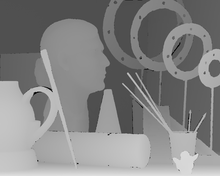
%> input picture data/Art/disp1.png, 220 x 176 px, shrunk from 1390 x 1110 before the run; its folder holds 3 pictures in this run
$ octave run_all_matlab_verifications.m   (GNU Octave 9; MATLAB toolbox functions it lacks are replaced by stand-ins)
%> lines starting %> are read from the running program, lines starting %| are printed output that depends on the picture
### matlab/preprocessing_and_block_matching/rank_transform/rankTransform.m
function output = rankTransform(img, rankSize)
% RANKTRANSFORM Compute the non-parametric Rank Transform of an image.
%   output = rankTransform(img, rankSize) computes the number of pixels
%   in each (rankSize x rankSize) neighborhood whose intensity is strictly
%   less than the center pixel intensity.

if size(img, 3) == 3
    img_gray = rgb2gray(img);
else
    img_gray = img;
end
[y, x] = size(img_gray);

borders = floor(rankSize / 2); % limit to exclude image borders when filtering
center  = borders + 1;
img_out = zeros(y - 2*borders, x - 2*borders);

for iy = 1 + borders : y - borders
    for ix = 1 + borders : x - borders
        f = img_gray(iy - borders : iy + borders, ix - borders : ix + borders);
        iix = ix - borders;
        iiy = iy - borders;
        img_out(iiy, iix) = sum(sum(f < f(center, center))); % Rank transform
    end
end

output = img_out;
end

### matlab/preprocessing_and_block_matching/complete_rank_transform/CRT_v1.m

function output =CRT(img,rankSize,RGB)
%img = imread(input);
if(RGB)
    img_gray = rgb2gray(img);
else
    img_gray = img;
end
[y,x]=size(img_gray);
%img_out = zeros(y,x,9);

borders = floor(rankSize/2); % limit to exclude image borders when filtering
for(iy = 1+borders : y-borders)

    for(ix = 1+borders : x-borders)
        f=img_gray(iy-borders:iy+borders,ix-borders:ix+borders);

        iix=ix-borders;
        iiy=iy-borders;
        tmp = SortAndIndex(f);
        tmp = reshape(tmp',1,[]);
		img_out(iiy,iix,:)=tmp; % Complete Rank transform,
    end

end
output = img_out - 1; % order starts from zero.
%output = img_out ./ max(max(img_out)) ;
%imshow(normalised_image);

end

### matlab/preprocessing_and_block_matching/census_transform/census.m

function output =census(img,census_size)

img_gray = rgb2gray(img);
[y,x]=size(img_gray);

borders = floor(census_size/2); % limit to exclude image borders when filtering
center= floor(census_size/2) + 1;
for(iy = 1+borders : y-borders)
    for(ix = 1+borders : x-borders)
        f=img_gray(iy-borders:iy+borders,ix-borders:ix+borders);
        iix=ix-borders;
        iiy=iy-borders;


           resulted_window= f>f(center,center);


            %img_out=resulted_window;

        result = census_bit_string(resulted_window) ;


        img_out(iiy,iix)=result ;

    end
end

% normalization to range of [0 255]
%a = 0;
%b = 255;
%output=uint8((img_out-min(min(img_out))).*(b-a)./(max(max(img_out))-min(min(img_out))) + a);
output=img_out;
end

### matlab/run_all_matlab_verifications.m
%% RUN_ALL_MATLAB_VERIFICATIONS
% Master reproducible verification & benchmarking script for:
%   M. Ghanim, O. Tasdizen, H. F. Ugurdag, and I. Hamzaoglu,
%   "An efficient algorithm for disparity map compression based on spatial
%    correlations and its low-cost hardware architecture,"
%   Integration, the VLSI Journal, vol. 93, p. 102069, 2023.
%
% Usage in MATLAB:
%   run('matlab/run_all_matlab_verifications.m')

clc;
clear;

this_dir  = fileparts(mfilename('fullpath'));
repo_root = fileparts(this_dir);
data_dir  = fullfile(repo_root, 'data');
addpath(genpath(this_dir));

fprintf('======================================================================\n');
fprintf('  SN / MN / HLB-MN / QLB-MN MATLAB Verification & Benchmark Suite\n');
fprintf('======================================================================\n\n');

%% ------------------------------------------------------------------------
%  PART 1: Preprocessing Transforms (RT, CRT, CT) & 3x3 Median Filtering
% -------------------------------------------------------------------------
fprintf('[Part 1] Verifying Preprocessing Transforms on stereo pairs in data/ ...\n');
stereo_dirs = dir(data_dir);
stereo_dirs = stereo_dirs([stereo_dirs.isdir] & ~ismember({stereo_dirs.name}, {'.', '..'}));

if ~isempty(stereo_dirs)
    scene_dir = fullfile(data_dir, stereo_dirs(1).name);
    png_files = dir(fullfile(scene_dir, '*.png'));
    if length(png_files) >= 2
        left_full  = imread(fullfile(scene_dir, png_files(1).name));
%> left_full is the input picture: size 176x220 uint8; min 0, max 230, mean 132.4
        right_full = imread(fullfile(scene_dir, png_files(2).name));
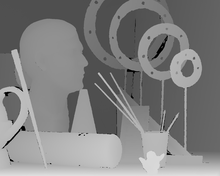
%> input picture data/Art/disp5.png, 220 x 176 px, shrunk from 1390 x 1110 before the run
%> right_full is the input picture: size 176x220 uint8; min 0, max 223, mean 128.3
        left_patch  = left_full(1:min(64,end), 1:min(64,end), :);
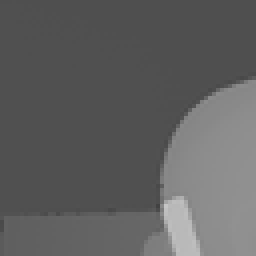
%> left_patch: size 64x64 uint8 (shown 4 times larger); min 66, max 197, mean 96
        right_patch = right_full(1:min(64,end), 1:min(64,end), :);
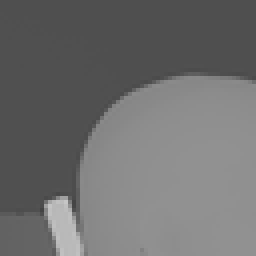
%> right_patch: size 64x64 uint8 (shown 4 times larger); min 68, max 198, mean 110.2

        rt_left  = rankTransform(left_patch, 7);
%> after the loop in rankTransform, `for iy = 1 + borders : y - borders`:
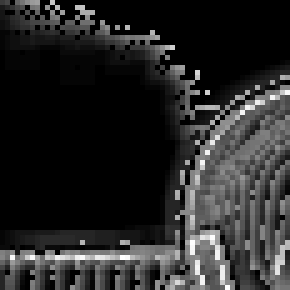
%> img_out: size 58x58 double (shown 5 times larger); min 0, max 48, mean 7.5; drawn with min black and max white
        crt_left = CRT_v1(left_patch, 7, true);
        ct_left  = census(left_patch, 7);
%> after the loop in census, `for(iy = 1+borders : y-borders)`:
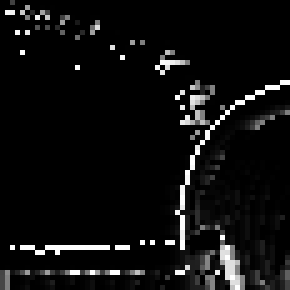
%> img_out: size 58x58 double (shown 5 times larger); min 0, max 2.81e+14, mean 1.65e+13; drawn with min black and max white

        fprintf('  - Scene folder                                 : %s\n', stereo_dirs(1).name);
        fprintf('  - 7x7 Rank Transform (RT) output size          : %dx%d (range [%g, %g])\n', ...
            size(rt_left,1), size(rt_left,2), min(rt_left(:)), max(rt_left(:)));
%|   - 7x7 Rank Transform (RT) output size          : 58x58 (range [0, 48])
        fprintf('  - 7x7 Complete Rank Transform (CRT) output size: %dx%dx%d (range [%g, %g])\n', ...
            size(crt_left,1), size(crt_left,2), size(crt_left,3), min(crt_left(:)), max(crt_left(:)));
%|   - 7x7 Complete Rank Transform (CRT) output size: 58x58x49 (range [0, 48])
        fprintf('  - 7x7 Census Transform (CT) output size        : %dx%d\n\n', ...
            size(ct_left,1), size(ct_left,2));
%|   - 7x7 Census Transform (CT) output size        : 58x58
    end
else
    fprintf('  [SKIP] No stereo image folders found in data/.\n\n');
end

%% ------------------------------------------------------------------------
%  PART 2: Lossless SN, MN, HLB-MN, QLB-MN Compression & Decoding
% -------------------------------------------------------------------------
fprintf('[Part 2] Evaluating Lossless Compression & Bit-Accurate Decoding on data/*.mat ...\n');

mat_files = dir(fullfile(data_dir, '*.mat'));

fprintf('  %-36s | %-6s | %-8s | %-8s | %-8s | %-8s | %-10s\n', ...
    'Disparity Map File', 'Mode', 'SN (%)', 'MN (%)', 'HLB (%)', 'QLB (%)', 'Decode Check');
fprintf('  %s\n', repmat('-', 1, 100));

for idx = 1:length(mat_files)
    label = mat_files(idx).name;
    fpath = fullfile(data_dir, label);
    S = load(fpath);
    fn = fieldnames(S);
    raw_dm = double(S.(fn{1}));
    mf_dm  = double(my_median_filter(raw_dm, true));

    modes = {'Unfilt', raw_dm; '3x3 MF', mf_dm};
    for m = 1:size(modes, 1)
        mode_name = modes{m, 1};
        img       = modes{m, 2};
        [H, W]    = size(img);
        N         = H * W;

        % 1. Single-Neighbor (SN): 1-bit header when == left neighbor, else 9 bits
        vec = reshape(img', N, 1);
        sn_matches  = sum(vec(2:end) == vec(1:end-1));
        sn_cov      = sn_matches / N;
        sn_avg_bits = sn_cov * 1 + (1 - sn_cov) * 9;
        sn_sr       = 100 * (8 - sn_avg_bits) / 8;

        % Verify HLB-MN lossless encoding & decoding on a 64x64 crop
        crop = uint8(img(1:min(64,H), 1:min(64,W)));
        [cH, cW] = size(crop);
        evalc('hlb_stream = HLB_MN_encoder(crop);');
        dec_crop = zeros(cH, cW, 'uint8');
        p_idx = 0;
        for r = 1:cH
            for c = 1:cW
                p_idx = p_idx + 1;
                hdr = hlb_stream(p_idx, 9:10);
                if isequal(hdr, [0 0])
                    dec_crop(r, c) = uint8(hl_bi2de_msb(hlb_stream(p_idx, 1:8)));
                elseif isequal(hdr, [0 1])
                    if c == 1
                        dec_crop(r, c) = dec_crop(r-1, cW);
                    else
                        dec_crop(r, c) = dec_crop(r, c-1);
                    end
                elseif isequal(hdr, [1 0])
                    if mod(c, 2) == 1
                        dec_crop(r, c) = dec_crop(r-1, c);
                    else
                        dec_crop(r, c) = dec_crop(r-1, c-1);
                    end
                else
                    if mod(c, 2) == 1
                        dec_crop(r, c) = dec_crop(r-1, c+2);
                    else
                        dec_crop(r, c) = dec_crop(r-1, c+1);
                    end
                end
            end
        end
        assert(isequal(crop, dec_crop), 'HLB-MN decode mismatch!');

        % 2. Multi-Neighbor (MN - Full Line Buffer)
        left_mat = [ [NaN; img(1:end-1, end)], img(:, 1:end-1) ];
        top_mat  = [ NaN(1, W); img(1:end-1, :) ];
        tr_mat   = [ NaN(1, W); [img(1:end-1, 2:end), NaN(H-1, 1)] ];
        mn_match = (img == left_mat) | (img == top_mat) | (img == tr_mat);
        mn_cov   = sum(mn_match(:)) / N;
        mn_sr    = 100 * (8 - (mn_cov * 2 + (1 - mn_cov) * 10)) / 8;

        % 3. Half-Line Buffer MN (HLB-MN)
        hlb_t2 = NaN(H, W);
        hlb_t3 = NaN(H, W);
        hlb_t2(2:end, 1:2:end) = img(1:end-1, 1:2:end);
        hlb_t3(2:end, 1:2:W-2) = img(1:end-1, 3:2:W);
        hlb_t2(2:end, 2:2:end) = img(1:end-1, 1:2:end-1);
        hlb_t3(2:end, 2:2:W-1) = img(1:end-1, 3:2:W);
        hlb_match = (img == left_mat) | (img == hlb_t2) | (img == hlb_t3);
        hlb_cov   = sum(hlb_match(:)) / N;
        hlb_sr    = 100 * (8 - (hlb_cov * 2 + (1 - hlb_cov) * 10)) / 8;

        % 4. Quarter-Line Buffer MN (QLB-MN)
        qlb_t2 = NaN(H, W);
        qlb_t3 = NaN(H, W);
        for c = 1:W
            rem4 = mod(c - 1, 4);
            c_left_stored  = c - rem4;
            c_right_stored = c_left_stored + 4;
            if c_left_stored >= 1 && c_left_stored <= W
                qlb_t2(2:end, c) = img(1:end-1, c_left_stored);
            end
            if c_right_stored >= 1 && c_right_stored <= W
                qlb_t3(2:end, c) = img(1:end-1, c_right_stored);
            end
        end
        qlb_match = (img == left_mat) | (img == qlb_t2) | (img == qlb_t3);
        qlb_cov   = sum(qlb_match(:)) / N;
        qlb_sr    = 100 * (8 - (qlb_cov * 2 + (1 - qlb_cov) * 10)) / 8;

        fprintf('  %-36s | %-6s | %7.2f%% | %7.2f%% | %7.2f%% | %7.2f%% | PASS (0 err)\n', ...
            label, mode_name, sn_sr, mn_sr, hlb_sr, qlb_sr);
    end
end
fprintf('\n');

%% ------------------------------------------------------------------------
%  PART 3: Hardware Hex Vector I/O Verification
% -------------------------------------------------------------------------
fprintf('[Part 3] Verifying Hardware Hex Vector Conversion Utilities ...\n');
tmp_hex_file = fullfile(tempdir, 'test_hw_vector.txt');
%> (the run ends here)
